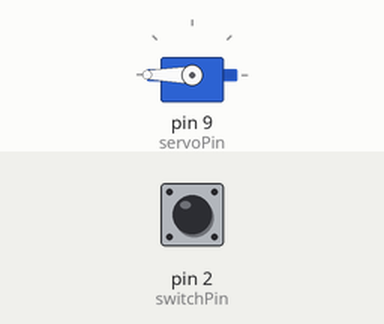
Recording of a sketch running on a simulated Arduino Uno, built with avr-gcc and run on an emulated ATmega328P. On the bench: servo. Inputs (shaded band) come from the test bench; at power-on: pin 2 (switchPin) HIGH.

Above: at 1.2 s.
1.3 s: pin 2 (switchPin) pulled LOW for 0.15 s
At 1.37 s:
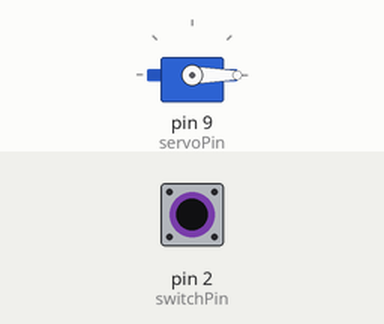
2.9 s: pin 2 (switchPin) pulled LOW for 3.2 s
At 7.2 s:
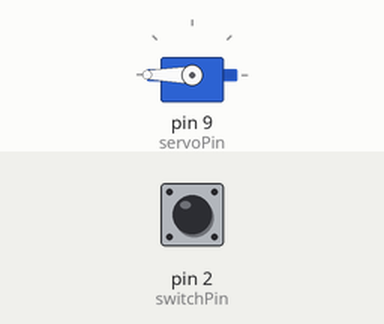
Timing chart, 0 to 8.7 s (numbered marks = the images above; inputs shaded):
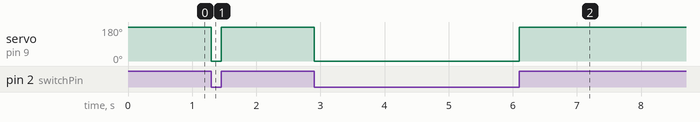

Measured:
- after the input at 1.3 s, servo on pin 9 (servoPin): 180° → 0° at once, → 180° 0.15 s later
- after the input at 2.9 s, servo on pin 9 (servoPin): 180° → 0° at once, → 180° 3.2 s later

The sketch:

LAB4_CODE.ino
```cpp
#include <Servo.h>
int servoPin = 9;
int switchPin = 2;
Servo servo1;
void setup() {
  // put your setup code here, to run once:
servo1.attach(servoPin);
pinMode(switchPin, INPUT_PULLUP);


}

void loop() {
  // put your main code here, to run repeatedly:
  setServoMotor(digitalRead(switchPin));

}
void setServoMotor(boolean reverse){
  if(reverse){
    servo1.write(180);
  }else{
    servo1.write(0);
  }
}
```
